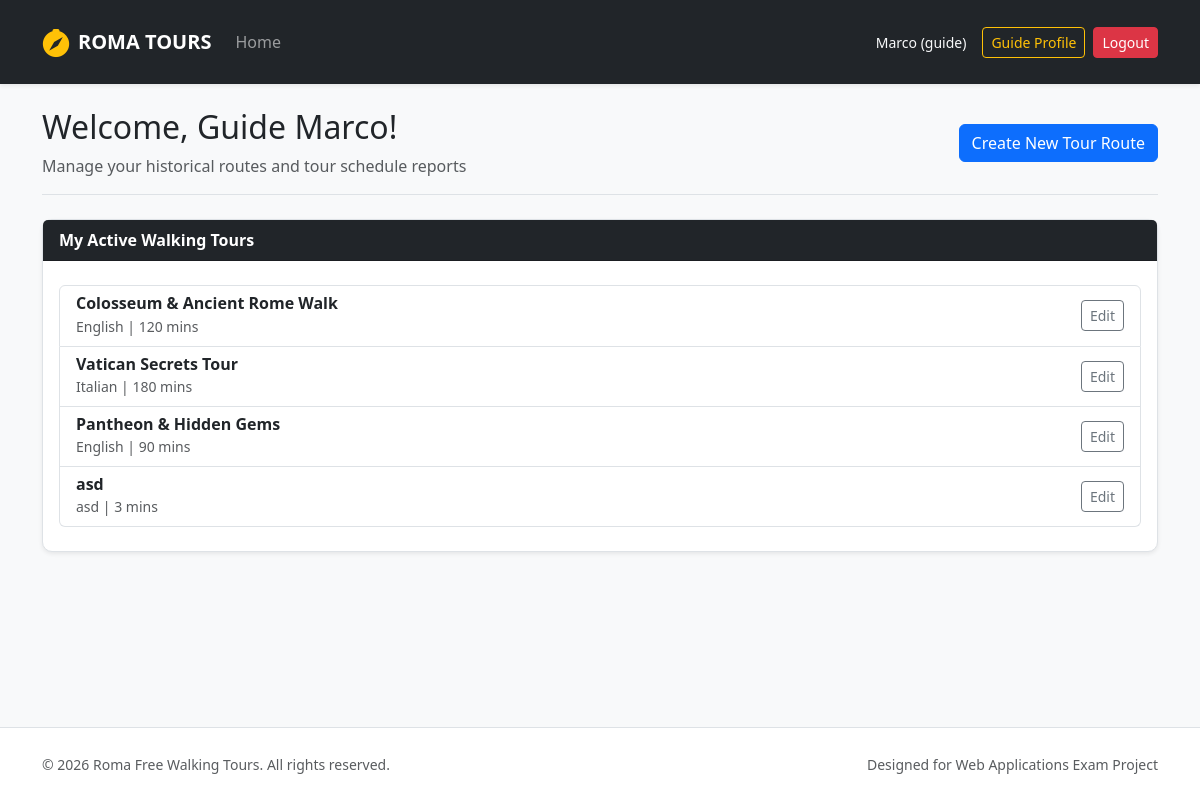
Page /guide/profile (signed in) on the earlier database version.
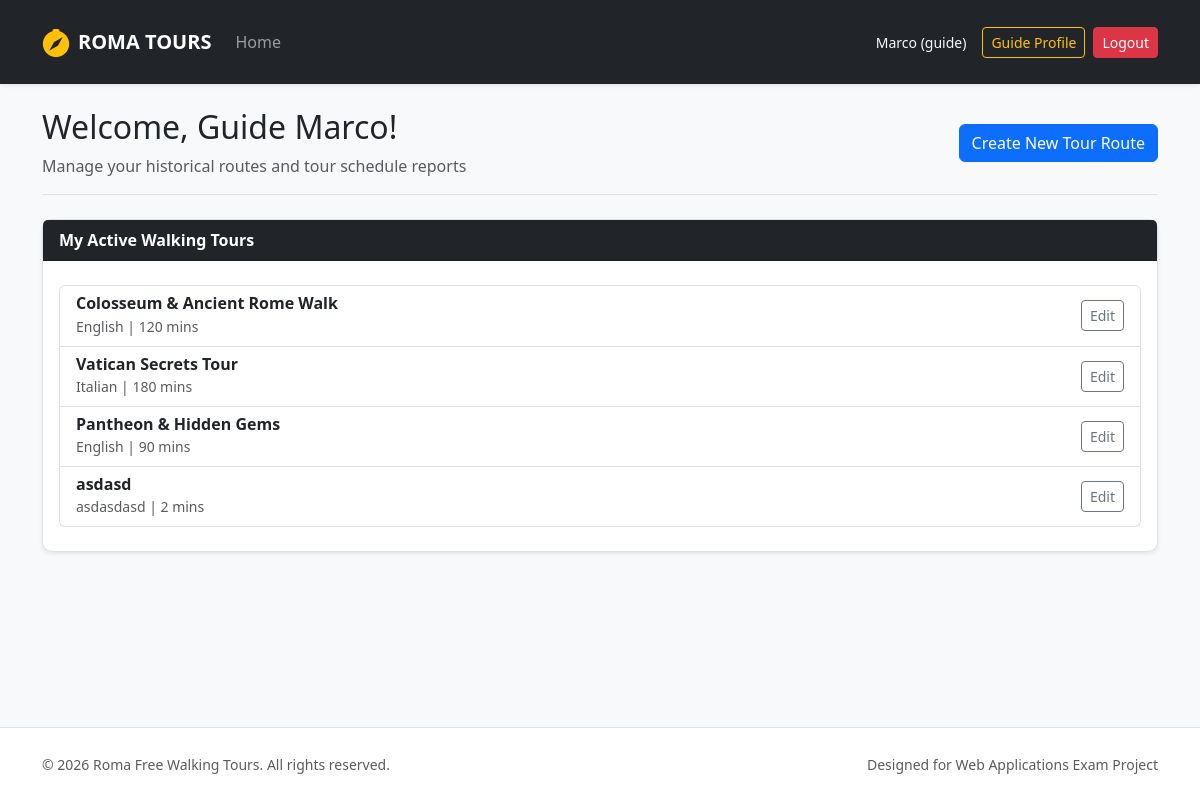
Same page on the later database version.
### tables this page shows
CREATE TABLE tours (
            id INTEGER PRIMARY KEY AUTOINCREMENT,
            guide_id INTEGER NOT NULL,
            title TEXT NOT NULL,
            meeting_point TEXT NOT NULL,
            duration INTEGER NOT NULL,
            language TEXT NOT NULL,
            max_participants INTEGER NOT NULL,
            description TEXT NOT NULL,
            stops TEXT NOT NULL,
            photos TEXT NOT NULL,
            FOREIGN KEY (guide_id) REFERENCES users(id) ON DELETE CASCADE
        );

### routes/auth_routes.py (the view)
@auth_bp.route("/guide/profile")
@login_required
@guide_required
def profile_guide():
    from dao.tours_dao import get_tours_by_guide_id
    my_tours = get_tours_by_guide_id(current_user.id)
    return render_template("profile_guide.html", tours=my_tours)

### app.py (called while the page is built)
@login_manager.user_loader
def load_user(user_id):
    db_user = get_user_by_id(user_id)
    if db_user:
        return User(
            id=db_user["id"], name=db_user["name"], surname=db_user["surname"],
            email=db_user["email"], role=db_user["role"], languages=db_user["languages"]
        )
    return None

### dao/tours_dao.py (called while the page is built)
def get_tours_by_guide_id(p_guide_id):
    query = "SELECT * FROM tours WHERE guide_id = ?"
    conn = sqlite3.connect("roma_tours.db")
    conn.row_factory = sqlite3.Row
    cursor = conn.cursor()
    cursor.execute(query, (p_guide_id,))
    tours = cursor.fetchall()
    cursor.close()
    conn.close()
    return tours

### dao/users_dao.py (called while the page is built)
def get_user_by_id(p_id):
    query = "SELECT * FROM users WHERE id = ?"
    conn = sqlite3.connect("roma_tours.db")
    conn.row_factory = sqlite3.Row
    cursor = conn.cursor()
    cursor.execute(query, (p_id,))
    db_user = cursor.fetchone()
    cursor.close()
    conn.close()
    return db_user

### templates/profile_guide.html (shortened to what this page needs)
{% extends 'base.html' %}
{% block content %}
<div class="col-12">
  <div class="d-flex flex-wrap justify-content-between align-items-center mb-4 border-bottom pb-3">
    <div>
      <h2>Welcome, Guide {{ current_user.name }}!</h2>
      <p class="text-muted mb-0">Manage your historical routes and tour schedule reports</p>
    </div>
    <a href="{{ url_for('guide.new_tour') }}" class="btn btn-primary">Create New Tour Route</a>
  </div>
  <div class="card shadow-sm border mb-4">
    <div class="card-header bg-dark text-white fw-bold">My Active Walking Tours</div>
    <div class="card-body py-4">
       {% if tours %}
         <div class="list-group">
           {% for tour in tours %}
             <div class="list-group-item d-flex justify-content-between align-items-center">
               <div>
                 <h6 class="mb-0 fw-bold">{{ tour.title }}</h6>
                 <small class="text-muted">{{ tour.language }} | {{ tour.duration }} mins</small>
               </div>
               <a href="{{ url_for('guide.edit_tour', tour_id=tour.id) }}" class="btn btn-sm btn-outline-secondary">Edit</a>
             </div>
           {% endfor %}
         </div>
       {% else %}
         <div class="text-center text-muted">
           <i class="bi bi-map fs-2 mb-2 d-block text-secondary"></i>
           <p class="mb-0 small">No custom tour routes created yet. Click the button above to start your first tour!</p>
         </div>
       {% endif %}
    </div>
  </div>
</div>
{% endblock %}

Differences in the rows shown:
changed tours: title "asd" → "asdasd"; language "asd" → "asdasdasd"; duration "3" → "2"
